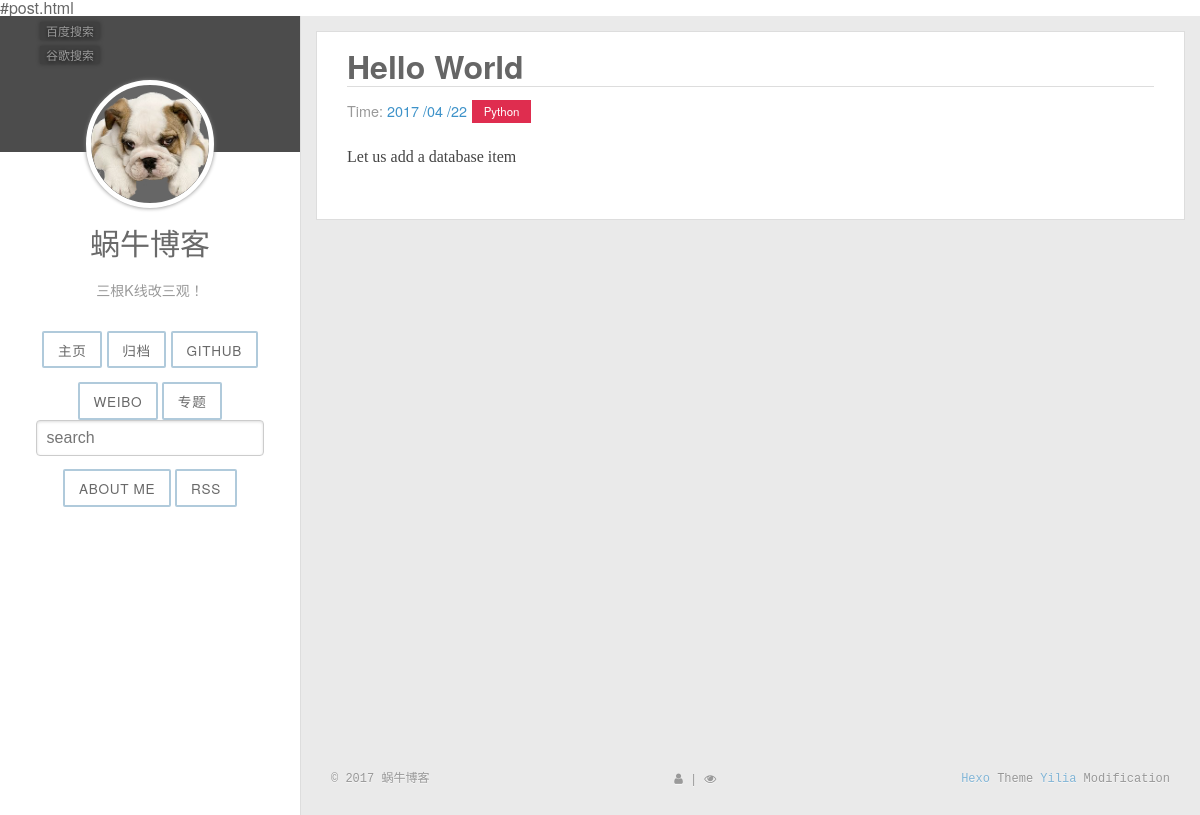
/1/, run on the app's committed database.
### article/models.py (models this page shows, shortened)
class Article(models.Model) :
    title = models.CharField(max_length = 100)  #博客题目
    category = models.CharField(max_length = 50, blank = True)  #博客标签
    date_time = models.DateTimeField(auto_now_add = True)  #博客日期
    content = models.TextField(blank = True, null = True)  #博客文章正文
    class Meta:  #按时间下降排序
        ordering = ['-date_time']

### article/views.py (the view)
# urls.py: url(r'^(?P<id>\d+)/$', views.detail, name='detail'),
def detail(request, id):
    try:
        post = Article.objects.get(id=str(id))
    except Article.DoesNotExist:
        raise Http404
    return render(request, 'post.html', {'post' : post})

### article/templatetags/custom_markdown.py (called while the page is built)
@register.filter(is_safe=True)  #注册template filter
@stringfilter  #希望字符串作为参数
def custom_markdown(value):
    return mark_safe(markdown.markdown(value,
        extensions = ['markdown.extensions.fenced_code', 'markdown.extensions.codehilite'],
                                       safe_mode=True,
                                       enable_attributes=False))

### templates/post.html (shortened to what this page needs)
{% extends "base.html" %}
{% load custom_markdown %}
{% block content %}
<div class="posts">
        <section class="post">
            <header class="post-header">
                <h2 class="post-title">{{ post.title }}</h2>
                    <p class="post-meta">
                        Time:  <a class="post-author" href="#">{{ post.date_time|date:"Y /m /d"}}</a> <a class="post-category post-category-js" href="{% url "search_tag" tag=post.category %}">{{ post.category }}</a>
                    </p>
            </header>
                <div class="post-description">
                    <p>
                         {{ post.content|custom_markdown }}
                    </p>
                </div>
        </section>
</div>
{% endblock %}

### article/static/css/style.css (style rules this page uses)
body { width: 100%; }
body:before, body:after { content: ""; display: table; }
body:after { clear: both; }
html, body, div, span, applet, object, iframe, h1, h2, h3, h4, h5, h6, p, blockquote, pre, a, abbr, acronym, address, big, cite, code, del, dfn, em, img, ins, kbd, q, s, samp, small, strike, strong, sub, sup, tt, var, dl, dt, dd, ol, ul, li, fieldset, form, label, legend, table, caption, tbody, tfoot, thead, tr, th, td { margin: 0; padding: 0; border: 0; outline: 0; font-weight: inherit; font-style: inherit; font-family: inherit; font-size: 100%; vertical-align: baseline; }
body { line-height: 1; color: #000; background: #fff; }
html, body, #container { height: 100%; }
body { font-family: "微软雅黑", "HelveticaNeue-Light", "Helvetica Neue Light", "Helvetica Neue", Helvetica, Arial, sans-serif; font-size: 16px; background: #fff; color: rgba(0,0,0,0.6); -webkit-overflow-scrolling: touch; }
h1, h2, h3 { display: block; }
h2 { font-size: 1.3em; }
a { text-decoration: none; outline-width: 0; color: #258fb8; outline: none; }
.article-entry p { margin-top: 10px; }
.article-entry h2 { margin-top: 20px; font-weight: bold; color: #666; padding-bottom: 5px; border-bottom: 1px solid #ddd; }

### article/static/css/pure-min.css (style rules this page uses)
article,aside,details,figcaption,figure,footer,header,hgroup,main,nav,section,summary { display:block }
html { font-size:100%;-ms-text-size-adjust:100%;-webkit-text-size-adjust:100% }
html,button,input,select,textarea { font-family:sans-serif }
body { margin:0 }
h2 { font-size:1.5em;margin:.83em 0 }
p,pre { margin:1em 0 }

### article/static/css/blog.css (style rules this page uses)
* { -webkit-box-sizing: border-box; -moz-box-sizing: border-box; box-sizing: border-box; }
a { text-decoration: none; color: rgb(61, 146, 201); }
.post { padding-bottom: 2em; }
.post-title { font-size: 2em; color: #222; margin-bottom: 0.2em; }
.post-description { font-family: Georgia, "Cambria", serif; color: #444; line-height: 1.8em; }
.post-meta { color: #999; font-size: 90%; margin: 0; }
.post-category { margin: 0 0.1em; padding: 0.3em 1em; color: #fff; background: #999; font-size: 80%; }
.post-category-js { background: #df2d4f; }

### data on the page
Article: title "Hello World", date_time "2017 /04 /22", category "Python", content|custom_markdown "Let us add a database item"
